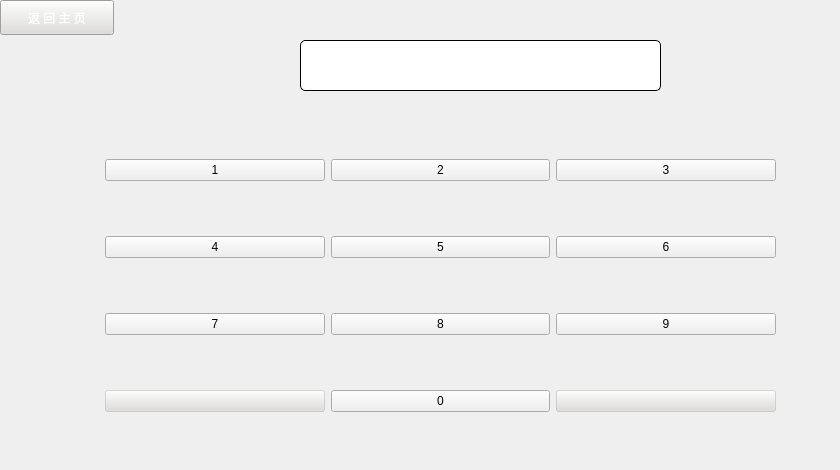
              <widget class="QWidget" name="page_3">
               <widget class="QPushButton" name="Button_people3">
                <property name="geometry">
                 <rect>
                  <x>209</x>
                  <y>35</y>
                  <width>61</width>
                  <height>61</height>
                 </rect>
                </property>
                <property name="styleSheet">
                 <string notr="true">QPushButton{
	border:none;
	background-color: rgba(255, 255, 255,0);
}</string>
                </property>
                <property name="text">
                 <string/>
                </property>
                <property name="icon">
                 <iconset resource="svg.qrc">
                  <normaloff>:/src/ICONS/man.svg</normaloff>:/src/ICONS/man.svg</iconset>
                </property>
                <property name="iconSize">
                 <size>
                  <width>60</width>
                  <height>60</height>
                 </size>
                </property>
               </widget>
               <widget class="QWidget" name="gridLayoutWidget_3">
                <property name="geometry">
                 <rect>
                  <x>105</x>
                  <y>110</y>
                  <width>671</width>
                  <height>351</height>
                 </rect>
                </property>
                <layout class="QGridLayout" name="gridLayout_3">
                 <item row="1" column="0">
                  <widget class="QPushButton" name="Button_press4_3">
                   <property name="text">
                    <string>4</string>
                   </property>
                  </widget>
                 </item>
                 <item row="1" column="2">
                  <widget class="QPushButton" name="Button_press6_3">
                   <property name="text">
                    <string>6</string>
                   </property>
                  </widget>
                 </item>
                 <item row="0" column="0">
                  <widget class="QPushButton" name="Button_press1_3">
                   <property name="text">
                    <string>1</string>
                   </property>
                  </widget>
                 </item>
                 <item row="0" column="2">
                  <widget class="QPushButton" name="Button_press3_3">
                   <property name="text">
                    <string>3</string>
                   </property>
                  </widget>
                 </item>
                 <item row="1" column="1">
                  <widget class="QPushButton" name="Button_press5_3">
                   <property name="text">
                    <string>5</string>
                   </property>
                  </widget>
                 </item>
                 <item row="2" column="2">
                  <widget class="QPushButton" name="Button_press9_3">
                   <property name="text">
                    <string>9</string>
                   </property>
                  </widget>
                 </item>
                 <item row="0" column="1">
                  <widget class="QPushButton" name="Button_press2_3">
                   <property name="text">
                    <string>2</string>
                   </property>
                  </widget>
                 </item>
                 <item row="2" column="1">
                  <widget class="QPushButton" name="Button_press8_3">
                   <property name="text">
                    <string>8</string>
                   </property>
                  </widget>
                 </item>
                 <item row="2" column="0">
                  <widget class="QPushButton" name="Button_press7_3">
                   <property name="text">
                    <string>7</string>
                   </property>
                  </widget>
                 </item>
                 <item row="3" column="1">
                  <widget class="QPushButton" name="Button_press0_3">
                   <property name="text">
                    <string>0</string>
                   </property>
                  </widget>
                 </item>
                 <item row="3" column="0">
                  <widget class="QPushButton" name="Button_revocate_3">
                   <property name="styleSheet">
                    <string notr="true">QPushButton{
	
	background-color: rgba(222, 221, 218,100);
}</string>
                   </property>
                   <property name="text">
                    <string/>
                   </property>
                   <property name="icon">
                    <iconset resource="svg.qrc">
                     <normaloff>:/src/ICONS/revocate.svg</normaloff>:/src/ICONS/revocate.svg</iconset>
                   </property>
                   <property name="iconSize">
                    <size>
                     <width>40</width>
                     <height>40</height>
                    </size>
                   </property>
                  </widget>
                 </item>
                 <item row="3" column="2">
                  <widget class="QPushButton" name="Button_enter_3">
                   <property name="styleSheet">
                    <string notr="true">QPushButton{
	
	background-color: rgba(222, 221, 218,100);
}</string>
                   </property>
                   <property name="text">
                    <string/>
                   </property>
                   <property name="icon">
                    <iconset resource="svg.qrc">
                     <normaloff>:/src/ICONS/enter.svg</normaloff>:/src/ICONS/enter.svg</iconset>
                   </property>
                   <property name="iconSize">
                    <size>
                     <width>40</width>
                     <height>40</height>
                    </size>
                   </property>
                  </widget>
                 </item>
                </layout>
               </widget>
               <widget class="QLabel" name="label_showid3">
                <property name="geometry">
                 <rect>
                  <x>300</x>
                  <y>40</y>
                  <width>361</width>
                  <height>51</height>
                 </rect>
                </property>
                <property name="styleSheet">
                 <string notr="true">#label_showid3{
	border: 1px solid;
	border-radius: 5px;
	background-color: rgb(255, 255, 255);
	
	color: rgb(0, 0, 0);
	font: 20pt &quot;Noto Sans Brahmi&quot;;
}</string>
                </property>
                <property name="text">
                 <string/>
                </property>
               </widget>
               <widget class="QPushButton" name="Button_return5">
                <property name="geometry">
                 <rect>
                  <x>0</x>
                  <y>0</y>
                  <width>114</width>
                  <height>35</height>
                 </rect>
                </property>
                <property name="styleSheet">
                 <string notr="true">QPushButton{
	
	color: rgb(255, 255, 255);
	background-color: rgb(222, 221, 218);
	font: 14pt &quot;Noto Sans Brahmi&quot;;
}</string>
                </property>
                <property name="text">
                 <string>返 回 主 页</string>
                </property>
               </widget>
               <widget class="QStackedWidget" name="stackedWidget_reverse_iderror">
                <property name="geometry">
                 <rect>
                  <x>680</x>
                  <y>20</y>
                  <width>151</width>
                  <height>80</height>
                 </rect>
                </property>
                <property name="styleSheet">
                 <string notr="true">QLabel{
	border:none;
	background-color: rgba(255, 255, 255,0);
	
	color: rgb(224, 27, 36);
	font: 14pt &quot;Noto Sans Brahmi&quot;;
}</string>
                </property>
                <property name="currentIndex">
                 <number>0</number>
                </property>
                <widget class="QWidget" name="page_ok_3"/>
                <widget class="QWidget" name="page_error_3">
                 <widget class="QLabel" name="label_5">
                  <property name="geometry">
                   <rect>
                    <x>0</x>
                    <y>30</y>
                    <width>141</width>
                    <height>27</height>
                   </rect>
                  </property>
                  <property name="text">
                   <string>身份证号错误</string>
                  </property>
                 </widget>
                </widget>
               </widget>
              </widget>
